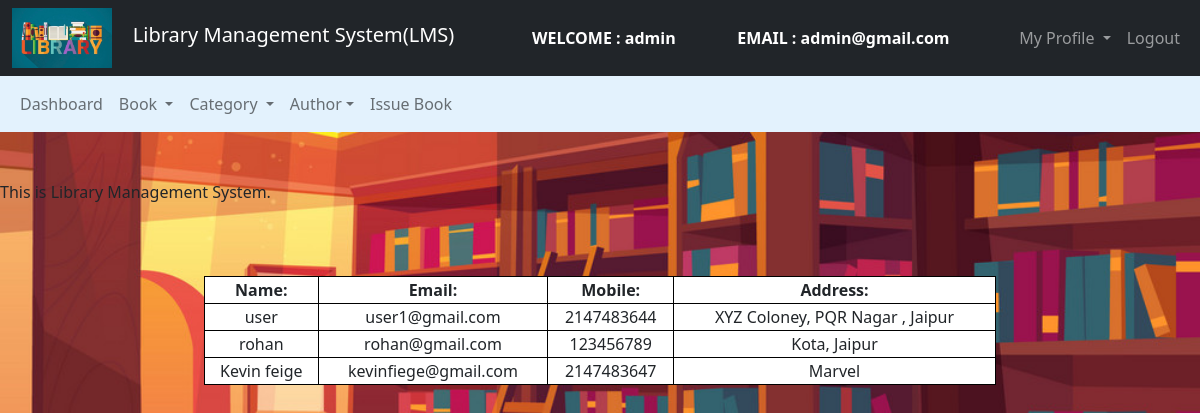
Before: /Admin/User/regusers.php (signed in) with the older database file.
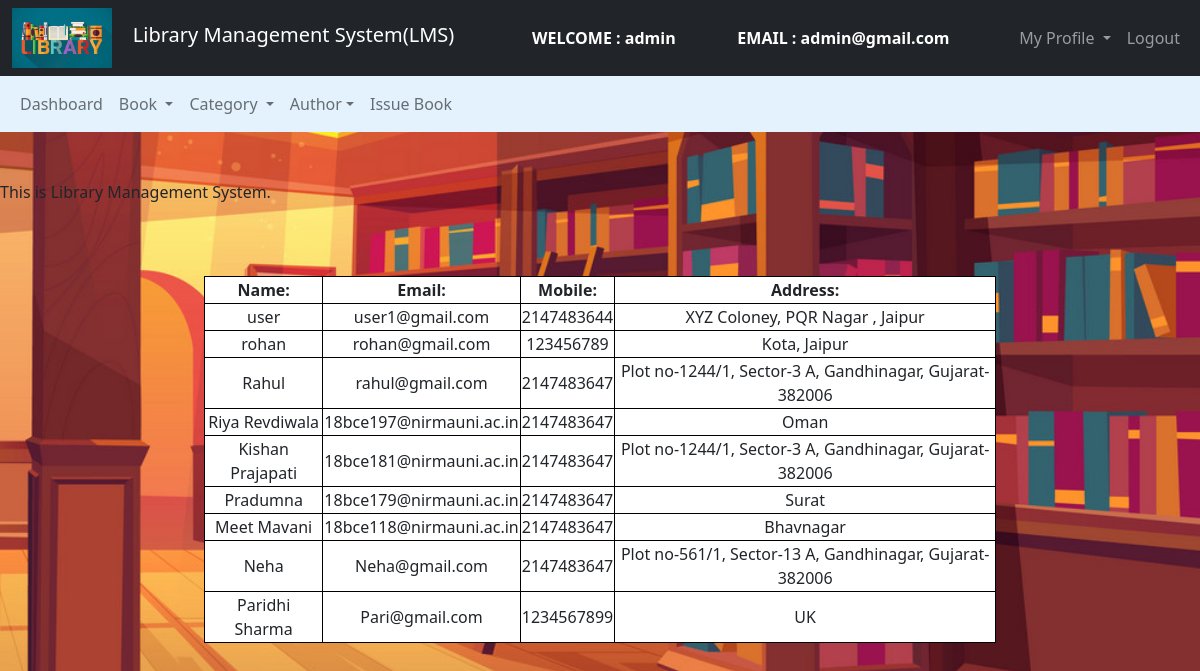
After: the same page with the newer database file.
### tables this page shows
CREATE TABLE `users` (
  `id` int(11) NOT NULL,
  `name` varchar(50) NOT NULL,
  `email` varchar(100) NOT NULL,
  `password` varchar(100) NOT NULL,
  `mobile` int(10) NOT NULL,
  `address` varchar(250) NOT NULL
);

### Admin/User/regusers.php (the view, shortened to what this page needs)
<?php
$connection = mysqli_connect("localhost", "root", "");
$query = "select * from users ";
?>
<!DOCTYPE html>
<head>
    <link href="https://cdn.jsdelivr.net/npm/bootstrap@5.0.0-beta2/dist/css/bootstrap.min.css" rel="stylesheet">
</head>
<body>
    <nav class="navbar navbar-expand-lg navbar-dark bg-dark">
        <div class="container-fluid">
            <div class="navbar-header">
                <img src="../images/abc1.jpeg" width="100" height="60"> &nbsp &nbsp
                <a class="navbar-brand" href="../admin_dashboard.php">Library Management System(LMS)</a>
            </div>
            <font style="color: white">
                <span>
                    <strong>
                        WELCOME : <?php echo $_SESSION['name']; ?></strong>
                </span>
            </font>
            <font style="color: white">
                <span>
                    <strong>
                        EMAIL : <?php echo $_SESSION['email']; ?></strong>
                </span>
            </font>
            <ul class="nav navbar-nav navbar-right">
                <li class="nav-item dropdown">
                    <a class="nav-link dropdown-toggle" data-toggle="dropdown">
                        My Profile
                    </a>
                </li>
                <li class="nav-item"><a class="nav-link" href="../../logout.php">
                        Logout
                    </a></li>
            </ul>
        </div>
    </nav>
    <nav class="navbar navbar-expand-lg navbar-light" style="background-color: #e3f2fd">
        <div class="container-fluid">
            <ul class="nav navbar-nav navbar-center">
                <li class="nav-item">
                    <a href="../admin_dashboard.php" class="nav-link">
                        Dashboard
                    </a>
                </li>
                <li class="nav-item dropdown ">
                    <a class="nav-link dropdown-toggle" data-toggle="dropdown"> Book
                    </a>
                </li>
                <li class="nav-item dropdown ">
                    <a class="nav-link dropdown-toggle" data-toggle="dropdown"> Category </a>
                </li>
                <li class="nav-item dropdown ">
                    <a class="nav-link dropdown-toggle" data-toggle="dropdown"> Author</a>
                </li>
                <li class="nav-item">
                    <a href="../Book/issue_book.php" class="nav-link">
                        Issue Book</a>
                </li>
            </ul>
        </div>
    </nav>
    <br><br>
    <span>
        <marquee> This is Library Management System. </marquee>
    </span><br><br><br>
    <div class="row">
        <div class="col-md-2"></div>
        <div class="col-md-8">
            <form>
                <div class="scrolling">
                    <table class="table-bordered" width="900px" style="text-align:center">
                        <tr>
                            <th>Name:</th>
                            <th>Email:</th>
                            <th>Mobile:</th>
                            <th>Address:</th>
                        </tr>
                        <?php
                        $query_run = mysqli_query($connection, $query);
                        while ($row = mysqli_fetch_assoc($query_run)) {
                            $name = $row['name'];
                            $email = $row['email'];
                            $mobile = $row['mobile'];
                            $address = $row['address'];
                        ?>
                            <tr>
                                <td><?php echo $name; ?></td>
                                <td><?php echo $email; ?></td>
                                <td><?php echo $mobile; ?></td>
                                <td><?php echo $address; ?></td>
                            </tr>
                        <?php
                        }
                        ?>
                    </table>
                </div>
            </form>
        </div>
        <div class="col-md-2"></div>
    </div>
</body>
</html>

### Admin/User/regusers.php (style rules this page uses)
body { background-image: url("../images/xyz3.jpg"); background-repeat: no-repeat; background-size: cover; background-color: #cccccc; }
table { width: 100%; border: #000000; background-color: white; }
.scrolling { overflow-x: auto; height: 400px; }

Changed rows visible on the page:
removed users: name "Kevin feige", email "kevinfiege@gmail.com", mobile "2147483647", address "Marvel"
added users: name "Rahul", email "rahul@gmail.com", mobile "2147483647", address "Plot no-1244/1, Sector-3 A, Gandhinagar, Gujarat-382006"
added users: name "Riya Revdiwala", email "18bce197@nirmauni.ac.in", mobile "2147483647", address "Oman"
added users: name "Kishan Prajapati", email "18bce181@nirmauni.ac.in", mobile "2147483647", address "Plot no-1244/1, Sector-3 A, Gandhinagar, Gujarat-382006"
added users: name "Pradumna", email "18bce179@nirmauni.ac.in", mobile "2147483647", address "Surat"
added users: name "Meet Mavani", email "18bce118@nirmauni.ac.in", mobile "2147483647", address "Bhavnagar"
added users: name "Neha", email "Neha@gmail.com", mobile "2147483647", address "Plot no-561/1, Sector-13 A, Gandhinagar, Gujarat-382006"
added users: name "Paridhi Sharma", email "Pari@gmail.com", mobile "1234567899", address "UK"
